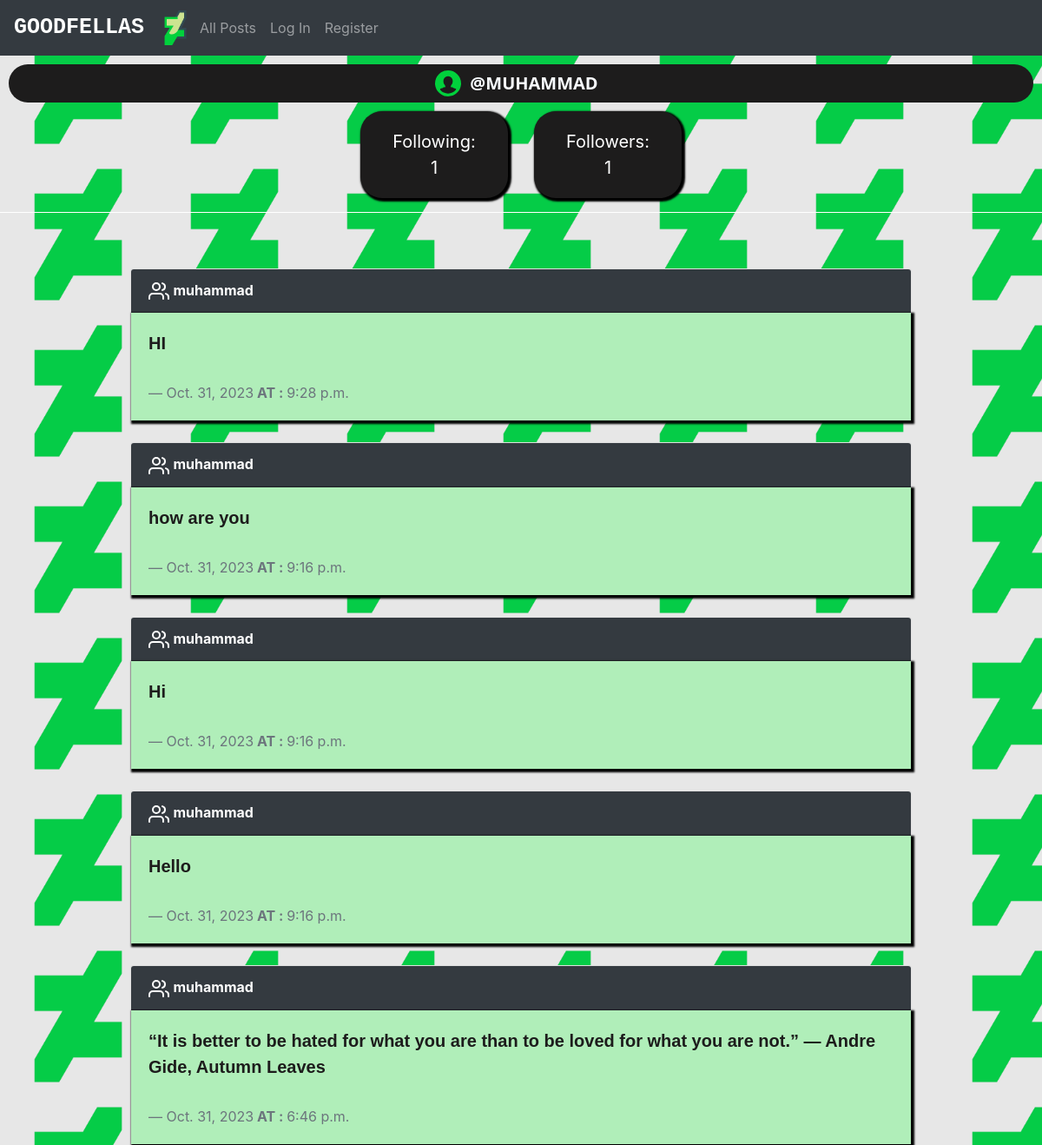
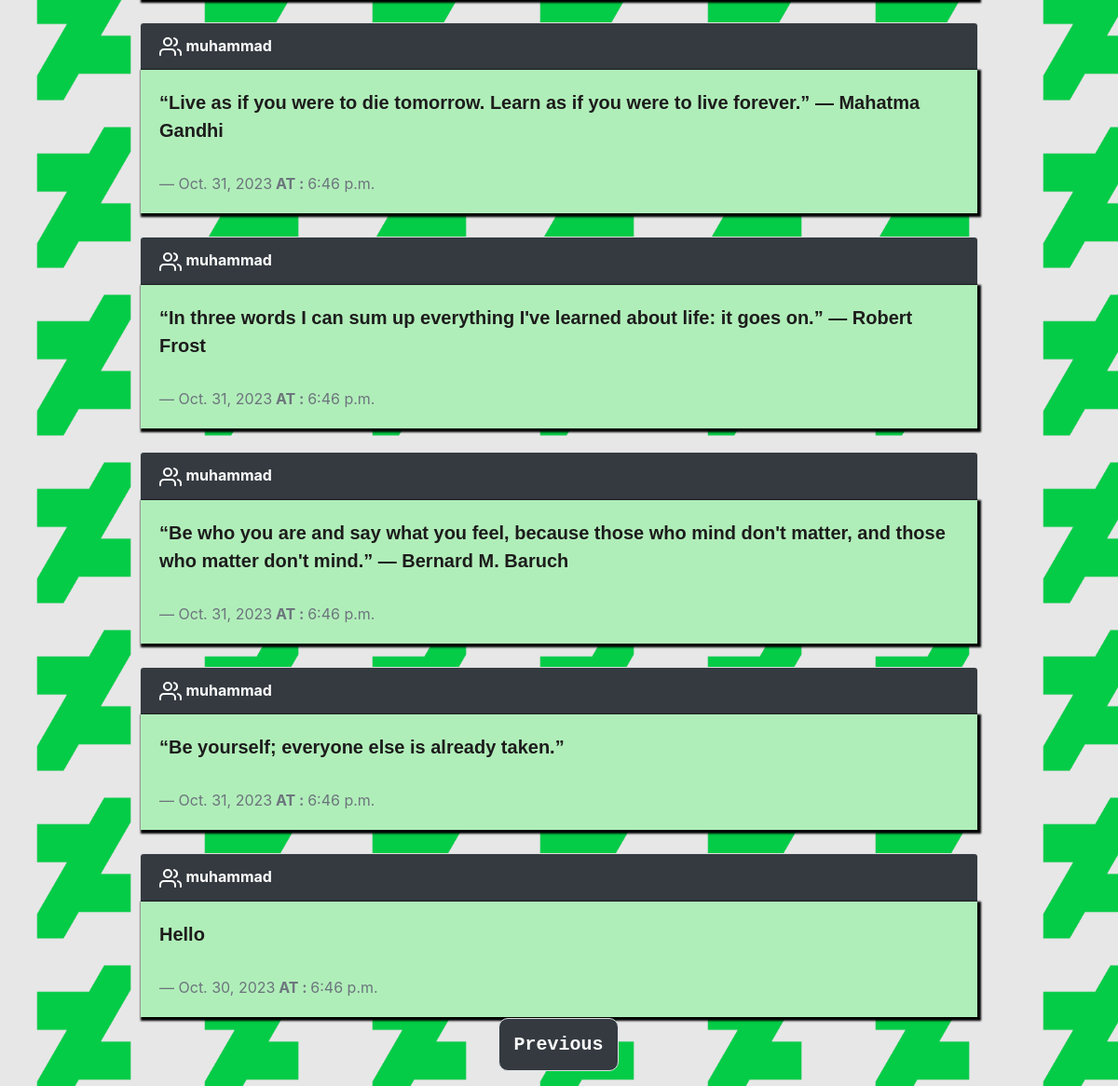
Screenshot of /profile/1/?page=2 with the database file from the repository (2 pictures, top to bottom).
### network/models.py (models this page shows, shortened)
class User(AbstractUser):
    pass

class New_Post(models.Model):
    user = models.ForeignKey(User,on_delete=models.CASCADE,related_name="writer",default=True)
    content = models.TextField(max_length=150)
    date = models.DateField(auto_now_add=True)
    time = models.TimeField(auto_now_add=True)

### network/views.py (the view)
# urls.py: path("profile/<int:user_id>/", views.profile, name="profile") ,
def profile(request, user_id):
    user = User.objects.get(pk=user_id)
    PostFeed = New_Post.objects.filter(user=user).order_by('id').reverse()
    followers = followers_dashboard.objects.filter(follower=user)
    following = followers_dashboard.objects.filter(user=user)
    try:
        check = followers.filter(user=User.objects.get(pk=request.user.id))
        if len(check) != 0:
            already_following = True
        else:
            already_following = False
    except:
        already_following = False
    Navigation = Paginator(PostFeed, 7)
    pageNum = request.GET.get('page')
    post_page = Navigation.get_page(pageNum)
    form = NewPostForm(request.POST or None)
    if form.is_valid():
        obj = form.save(commit=False)
        obj.user = request.user
        obj.save()
        form = NewPostForm()
    context = {
        'form': form,
        'PostFeed': PostFeed,
        "post_page": post_page,
        "user_owner": user.username,
        "following": following,
        "followers": followers,
        "profile_owner": user,
        "already_following": already_following,
    }
    return render(request, "network/profile.html", context)

### network/templates/network/profile.html (shortened to what this page needs)
{% extends "network/layout.html" %}
{%load static%}
{% block body %}
<div class="profile">
    <h1>@{{user_owner}}</h1>
</div>
<div class="follow">
    <div class="d-flex col-md align-items-center">
        <div class="card-body d-block text-body">
            <div class="text large line-height-1">Following:</div>
            <div class="number">{{following|length}}</div>
        </div>
    </div>
    <div class="d-flex col-md align-items-center">
        <div class="card-body d-block text-body">
            <div class="text large line-height-1">Followers:</div>
            <div class="number">{{followers|length}}</div>
        </div>
    </div>
</div>
<hr>
<div class="NewFeed">
    <br>
{% for Post in PostFeed %}
    <br>
    <div class="card">
        <div class="card-header">
            <a class="user_hyperlink" href="{%url 'profile' user_id=Post.user.id %}">{{Post.user}}</a>
        </div>
        <div class="card-body">
            <blockquote class="blockquote mb-0">
                <p class="post_content_p_{{Post.id}}" data-post_id="{{Post.id}}">{{Post.content}}</p>
                <form method='POST' action="{% url 'EditPost' Post.id %}">
                    <div class='btn'>
                    </div>
                </form>
                <footer class="blockquote-footer">{{Post.date}}<strong> AT : </strong>{{Post.time}}</footer>
            </blockquote>
        </div>
    </div>
    {%endfor%}
    <div class="navigation">
        <nav aria-label="Page navigation example">
            <ul class="pagination justify-content-center">
                {% if post_page.has_previous%}
                <a class="page-link" href="?page={{post_page.previous_page_number}}">Previous</a>
                {%endif%}
    </div>
    {% endblock %}

### network/static/network/styles.css (style rules this page uses)
body { background-color:#e7e7e7 ; }
.btn { display: flex; justify-content: center; }
.card { margin: 0 auto; width: 900px; display: flex; }
.card-header { color: #fff; background-color: #343A40; }
.card-body { color: #000; background-color: #b0eeb9; box-shadow: 2px 2px 2px 2px #000; }
.card-body p { font-family:Arial, Helvetica, sans-serif; font-weight: bold; color: #1d1c1c; }
strong { text-transform: uppercase; }
hr { border-color: #ffffff; }
.navigation a { border-radius: 10px; padding: 15px; color: #fff; font-size: 20px; font-family: monospace; font-weight: bold; text-align: center; background-color: #343A40; }
.profile { margin: 10px; display: flex; flex-direction: row; justify-content: center; background-color: #1d1c1c; border-radius: 25px; }
.profile svg { width: 30px; }
.profile h1 { font-weight: bold; font-family: 'Segoe UI', Tahoma, Geneva, Verdana, sans-serif; margin: 10px; font-size: 20px; text-transform: uppercase; color: #f9fcff; }
.follow { margin: 0 auto; display: flex; align-items: center; text-align: center; font-size: 20px; width: 400px; }
.d-block { background-color:#1d1c1c; border-radius: 25px; }
.line-height-1 { color: #ffff; }
.number { color: #ffff; }
.user_hyperlink { font-weight: bold; }
.NewFeed a { color: #fdfdfd; }

### rows the page displays
User: username "MUHAMMAD"
New_Post: user "muhammad", content "HI", date "Oct. 31, 2023", time "9:28 p.m."
New_Post: user "muhammad", content "how are you", date "Oct. 31, 2023", time "9:16 p.m."
New_Post: user "muhammad", content "Hi", date "Oct. 31, 2023", time "9:16 p.m."
New_Post: user "muhammad", content "Hello", date "Oct. 31, 2023", time "9:16 p.m."
New_Post: user "muhammad", content "“It is better to be hated for what you are than to be loved for what you are not.” ― Andre Gide, Autumn Leaves", date "Oct. 31, 2023", time "6:46 p.m."
New_Post: user "muhammad", content "“Live as if you were to die tomorrow. Learn as if you were to live forever.” ― Mahatma Gandhi", date "Oct. 31, 2023", time "6:46 p.m."
New_Post: user "muhammad", content "“In three words I can sum up everything I've learned about life: it goes on.” ― Robert Frost", date "Oct. 31, 2023", time "6:46 p.m."
New_Post: user "muhammad", content "“Be who you are and say what you feel, because those who mind don't matter, and those who matter don't mind.” ― Bernard M. Baruch", date "Oct. 31, 2023", time "6:46 p.m."
New_Post: user "muhammad", content "“Be yourself; everyone else is already taken.”", date "Oct. 31, 2023", time "6:46 p.m."
New_Post: user "muhammad", content "Hello", date "Oct. 30, 2023", time "6:46 p.m."

### other values shown
{{ following|length }} "1"
{{ followers|length }} "1"
